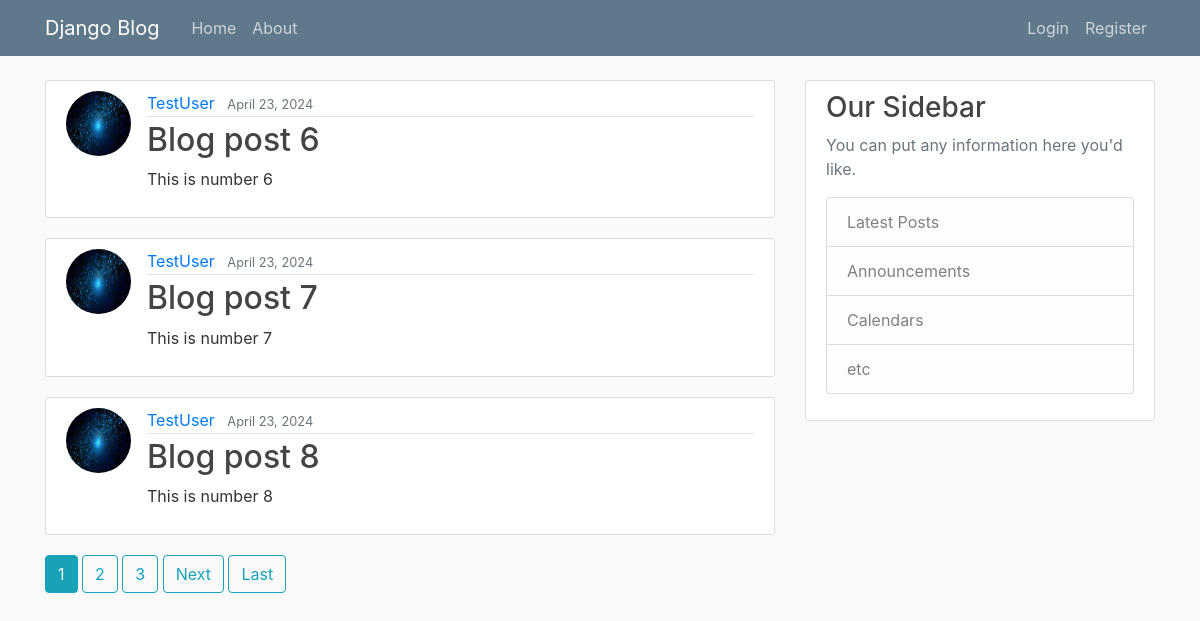
The page / on the database its author committed.
### blog/models.py (models this page shows, shortened)
class Post(models.Model):
    title = models.CharField(max_length=100)
    content = models.TextField()
    date_posted = models.DateField(default=timezone.now)
    author = models.ForeignKey(User, on_delete=models.CASCADE)

### users/models.py (models this page shows, shortened)
class Profile(models.Model):
    user = models.OneToOneField(User, on_delete=models.CASCADE)
    image = models.ImageField(default='default.jpg', upload_to='profile_pics')

### blog/views.py (the view)
# urls.py: path('', PostListView.as_view(), name = 'blog-home'),
class PostListView(ListView):
    model = Post
    template_name = 'blog/home.html'
    context_object_name = 'posts'
    ordering = ['-date_posted']
    paginate_by = 3

### blog/templates/blog/home.html (shortened to what this page needs)
{% extends 'blog/base.html' %}
{% block content %}
    {% for post in posts %}
        <article class="media content-section">
            <img class="rounded-circle article-img" src="{{ post.author.profile.image.url }}">
            <div class="media-body">
                <div class="article-metadata">
                <a class="mr-2" href="{% url 'user-posts' post.author.username %}">{{ post.author }}</a>
                <small class="text-muted">{{ post.date_posted }}</small>
                </div>
                <h2><a class="article-title" href="{% url 'post-detail' post.id %}">{{ post.title }}</a></h2>
                <p class="article-content">{{ post.content }}</p>
            </div>
        </article>
    {% endfor %}
    {% if is_paginated %}
        {% for num in page_obj.paginator.page_range %}
            {% if page_obj.number == num %}
                <a class="btn btn-info mb-4" href="?page={{ num }}">{{ num }}</a>
            {% elif num > page_obj.number|add:'-3' and num < page_obj.number|add:'3' %}
                <a class="btn btn-outline-info mb-4" href="?page={{ num }}">{{ num }}</a>
            {% endif %}
        {% endfor %}
        {% if page_obj.has_next %}
            <a class="btn btn-outline-info mb-4" href="?page={{ page_obj.next_page_number }}">Next</a>
            <a class="btn btn-outline-info mb-4" href="?page={{ page_obj.paginator.num_pages }}">Last</a>
        {% endif %}
    {% endif %}
{% endblock content %}

### blog/static/blog/main.css (style rules this page uses)
body { background: #fafafa; color: #333333; margin-top: 5rem; }
h1, h2, h3, h4, h5, h6 { color: #444444; }
.content-section { background: #ffffff; padding: 10px 20px; border: 1px solid #dddddd; border-radius: 3px; margin-bottom: 20px; }
.article-title { color: #444444; }
.article-content { white-space: pre-line; }
.article-img { height: 65px; width: 65px; margin-right: 16px; }
.article-metadata { padding-bottom: 1px; margin-bottom: 4px; border-bottom: 1px solid #e3e3e3 }

### rows shown on the page
Post: author.profile.image (placeholder picture), author "TestUser", date_posted "April 23, 2024", title "Blog post 6", content "This is number 6"
Post: author.profile.image (placeholder picture), author "TestUser", date_posted "April 23, 2024", title "Blog post 7", content "This is number 7"
Post: author.profile.image (placeholder picture), author "TestUser", date_posted "April 23, 2024", title "Blog post 8", content "This is number 8"

### other values the page prints
{{ num }} "1"
{{ num }} "2" "3"
